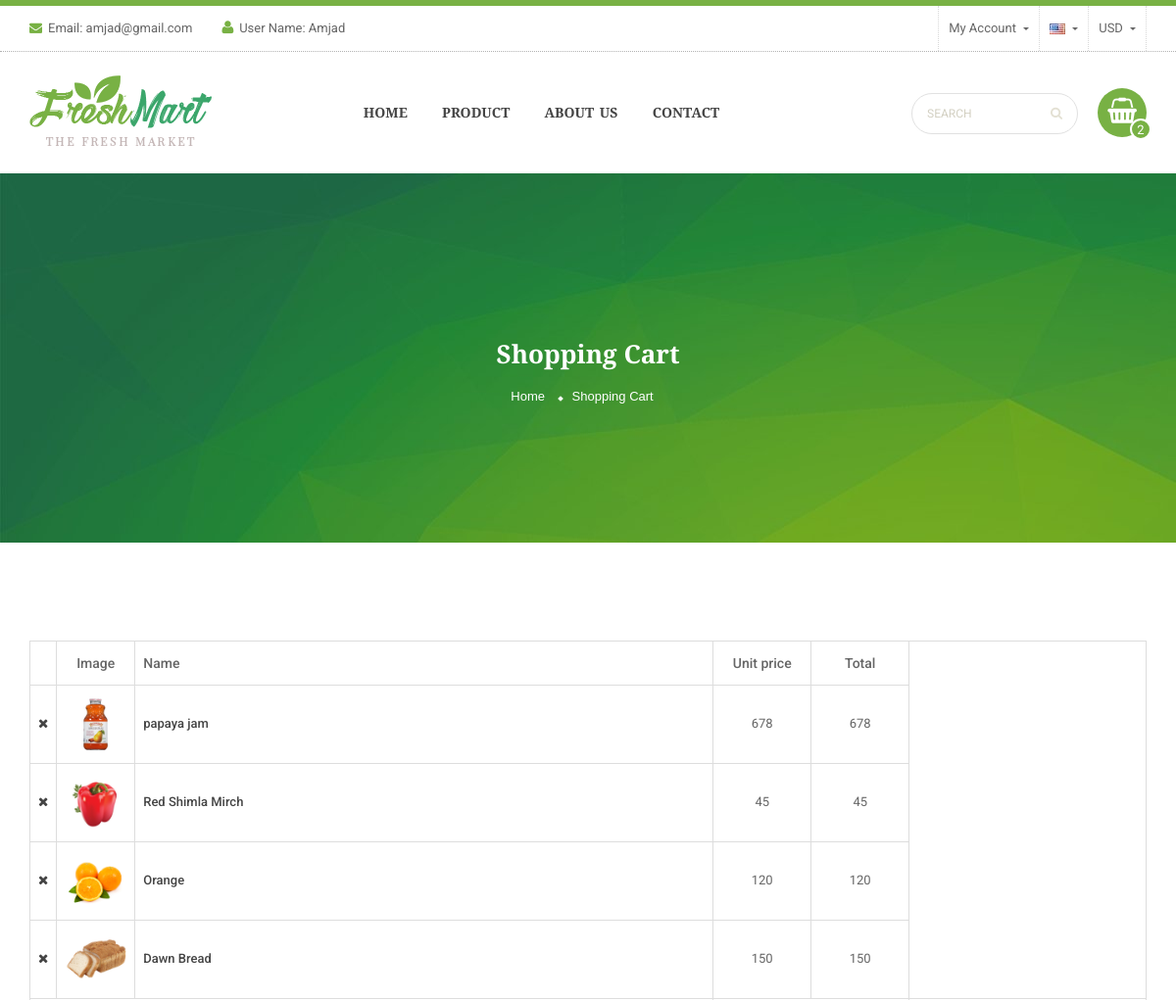
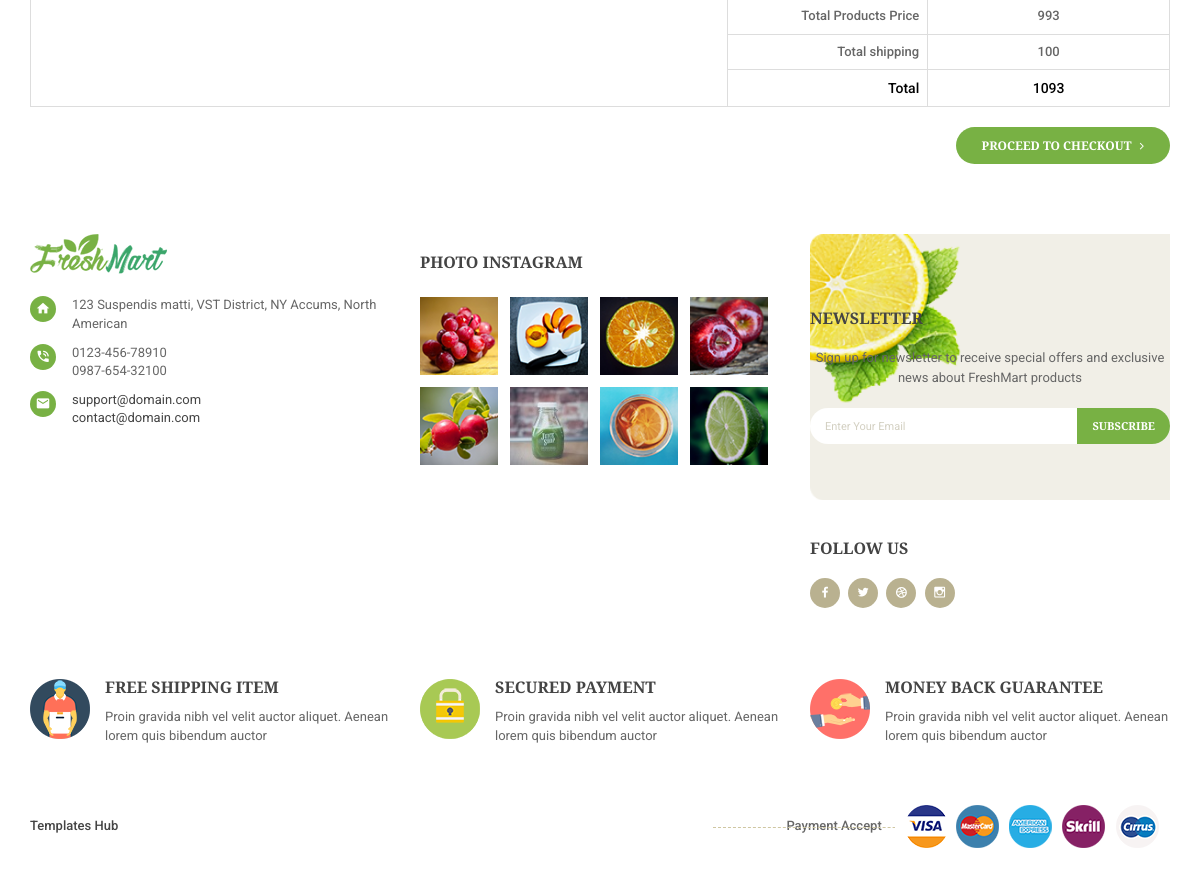
/productcart.php (signed in), run on the app's committed database (2 pictures, top to bottom).
### tables this page shows
CREATE TABLE `cart` (
  `cart_id` int(11) NOT NULL,
  `PImage` varchar(250) NOT NULL,
  `PName` varchar(100) NOT NULL,
  `Unitprice` int(11) NOT NULL,
  `Qty` int(11) NOT NULL,
  `TotalPrice` int(11) NOT NULL
);

### productcart.php (the view, shortened to what this page needs)
<?php
include_once('database/connection.php');
?>
<!DOCTYPE html>
<html lang="zxx">
<head>
	<link rel="stylesheet" href="libs/bootstrap/css/bootstrap.css">
	<link rel="stylesheet" href="libs/font-awesome/css/font-awesome.min.css">
	<link rel="stylesheet" href="libs/font-material/css/material-design-iconic-font.min.css">
	<link rel="stylesheet" href="libs/nivo-slider/css/nivo-slider.css">
	<link rel="stylesheet" href="libs/nivo-slider/css/animate.css">
	<link rel="stylesheet" href="libs/nivo-slider/css/style.css">
	<link rel="stylesheet" href="libs/owl.carousel/assets/owl.carousel.min.css">
	<link rel="stylesheet" href="libs/slider-range/css/jslider.css">
	<link rel="stylesheet" href="css/style.css">
	<link rel="stylesheet" href="css/reponsive.css">
</head>
<body class="home home-2">
	<div id="all">
		<?php include('header.php') ?>
		<div id="content" class="site-content">
			<div id="breadcrumb">
				<div class="container">
					<h2 class="title">Shopping Cart</h2>
					<ul class="breadcrumb">
						<li><a href="#" title="Home">Home</a></li>
						<li><span>Shopping Cart</span></li>
					</ul>
				</div>
			</div>
			<div class="container">
				<div class="page-cart">
					<div class="table-responsive">
						<table class="cart-summary table table-bordered">
							<thead>
								<tr>
									<th class="width-20">&nbsp;</th>
									<th class="width-80 text-center">Image</th>
									<th>Name</th>
									<th class="width-100 text-center">Unit price</th>
									<th class="width-100 text-center">Total</th>
								</tr>
							</thead>
							<tbody>
								 <?php
								 if (isset($_SESSION['uemail']) != "") {
									$query_cart = "SELECT * FROM `cart`";
									$res_cart = mysqli_query($con, $query_cart);
									while ($row_cart = mysqli_fetch_assoc($res_cart)) {
								?>
										<tr>
											<td class="product-remove">
												<a title="Remove this item" class="remove" href="#">
													<i class="fa fa-times"></i>
												</a>
											</td>
											<td>
												<a href="product-detail-left-sidebar.html">
													<img width="80" alt="Product Image" class="img-responsive" src="Images/Products/<?php echo $row_cart['PImage'] ?>">
												</a>
											</td>
											<td>
												<a href="product-detail-left-sidebar.html" class="product-name"><?php echo $row_cart['PName'] ?></a>
											</td>
											<td class="text-center">
												<?php echo $row_cart['Unitprice'] ?>
											</td>
											<td class="text-center">
												<?php echo $row_cart['TotalPrice']?>
											</td>
										</tr>
									<?php
								}
									?>
								<?php
								} else {
									echo "<script> alert('Please Login for Add to Cart....')</script>";
									echo "<script> window.location.assign('login.php')</script>";
								}
								?>
							</tbody>
							<tfoot>
								<tr class="cart-total">
									<td rowspan="3" colspan="3"></td>
									<td colspan="2" class="text-right">Total Products Price</td>
									<?php
									$query = "SELECT sum(TotalPrice) FROM `cart`";
									$res = mysqli_query($con, $query);
									$row = mysqli_fetch_assoc($res);
									?>
									<td colspan="1" class="text-center"><?php echo $row['sum(TotalPrice)'] ?></td>
								</tr>
								<tr class="cart-total">
									<td colspan="2" class="text-right">Total shipping</td>
									<td colspan="1" class="text-center">100</td>
								</tr>
								<tr class="cart-total">
									<td colspan="2" class="total text-right">Total</td>
									<td colspan="1" class="total text-center"><?php echo $row['sum(TotalPrice)'] + 100; ?></td>
								</tr>
							</tfoot>
						</table>
					</div>
					<div class="checkout-btn">
						<a href="product-checkout.html" class="btn btn-primary pull-right" title="Proceed to checkout">
							<span>Proceed to checkout</span>
							<i class="fa fa-angle-right ml-xs"></i>
						</a>
					</div>
				</div>
			</div>
		</div>
		<footer id="footer">
			<div class="footer">
				<div class="footer-top">
					<div class="container">
						<div class="row">
							<div class="col-lg-4 col-md-4 col-sm-4 col-xs-12">
								<div class="block text">
									<div class="block-content">
										<a href="index.html" class="logo-footer">
											<img src="img/logo-2.png" alt="Logo">
										</a>
										<div class="contact">
											<div class="item d-flex">
												<div class="item-left">
													<i class="zmdi zmdi-home"></i>
												</div>
												<div class="item-right">
													<span>123 Suspendis matti, VST District, NY Accums, North American</span>
												</div>
											</div>
											<div class="item d-flex">
												<div class="item-left">
													<i class="zmdi zmdi-phone-in-talk"></i>
												</div>
												<div class="item-right">
													<span>0123-456-78910<br>0987-654-32100</span>
												</div>
											</div>
											<div class="item d-flex">
												<div class="item-left">
													<i class="zmdi zmdi-email"></i>
												</div>
												<div class="item-right">
													<span><a href="mailto:support@domain.com">support@domain.com</a><br><a href="mailto:contact@domain.com">contact@domain.com</a></span>
												</div>
											</div>
										</div>
									</div>
								</div>
							</div>
							<div class="col-lg-4 col-md-4 col-sm-4 col-xs-12">
								<div class="block instagram">
									<h2 class="block-title">Photo Instagram</h2>
									<div class="block-content">
										<div class="row margin-0">
											<div class="col-xs-3 col-sm-3 col-md-3 col-lg-3 padding-0">
												<a href="#">
													<img src="img/instagram-1.png" alt="Instagram Image">
												</a>
											</div>
											<div class="col-xs-3 col-sm-3 col-md-3 col-lg-3 padding-0">
												<a href="#">
													<img src="img/instagram-2.png" alt="Instagram Image">
												</a>
											</div>
											<div class="col-xs-3 col-sm-3 col-md-3 col-lg-3 padding-0">
												<a href="#">
													<img src="img/instagram-3.png" alt="Instagram Image">
												</a>
											</div>
											<div class="col-xs-3 col-sm-3 col-md-3 col-lg-3 padding-0">
												<a href="#">
													<img src="img/instagram-4.png" alt="Instagram Image">
												</a>
											</div>
											<div class="col-xs-3 col-sm-3 col-md-3 col-lg-3 padding-0">
												<a href="#">
													<img src="img/instagram-5.png" alt="Instagram Image">
												</a>
											</div>
											<div class="col-xs-3 col-sm-3 col-md-3 col-lg-3 padding-0">
												<a href="#">
													<img src="img/instagram-6.png" alt="Instagram Image">
												</a>
											</div>
											<div class="col-xs-3 col-sm-3 col-md-3 col-lg-3 padding-0">
												<a href="#">
													<img src="img/instagram-7.png" alt="Instagram Image">
												</a>
											</div>
											<div class="col-xs-3 col-sm-3 col-md-3 col-lg-3 padding-0">
												<a href="#">
													<img src="img/instagram-8.png" alt="Instagram Image">
												</a>
											</div>
										</div>
									</div>
								</div>
							</div>
							<div class="col-lg-4 col-md-4 col-sm-4 col-xs-12">
								<div class="block newsletter">
									<h2 class="block-title">Newsletter</h2>
									<div class="block-content">
										<p class="description">Sign up for newsletter to receive special offers and exclusive news about FreshMart products</p>
										<form action="#" method="post">
											<input type="text" placeholder="Enter Your Email">
											<button type="submit" class="btn btn-primary">Subscribe</button>
										</form>
									</div>
								</div>
								<div class="block social">
									<h2 class="block-title">Follow Us</h2>
									<div class="block-content">
										<ul>
											<li><a href="#"><i class="zmdi zmdi-facebook"></i></a></li>
											<li><a href="#"><i class="zmdi zmdi-twitter"></i></a></li>
											<li><a href="#"><i class="zmdi zmdi-dribbble"></i></a></li>
											<li><a href="#"><i class="zmdi zmdi-instagram"></i></a></li>
										</ul>
									</div>
								</div>
							</div>
						</div>
					</div>
				</div>
				<div class="footer-bottom">
					<div class="payment-intro">
						<div class="container">
							<div class="row">
								<div class="col-lg-4 col-md-4 col-sm-12 col-xs-12">
									<div class="item d-flex">
										<div class="item-left">
											<img src="img/home1-payment-1.png" alt="Payment Intro">
										</div>
										<div class="item-right">
											<h3 class="title">Free Shipping item</h3>
											<div class="content">Proin gravida nibh vel velit auctor aliquet. Aenean lorem quis bibendum auctor</div>
										</div>
									</div>
								</div>
								<div class="col-lg-4 col-md-4 col-sm-12 col-xs-12">
									<div class="item d-flex">
										<div class="item-left">
											<img src="img/home1-payment-2.png" alt="Payment Intro">
										</div>
										<div class="item-right">
											<h3 class="title">Secured Payment</h3>
											<div class="content">Proin gravida nibh vel velit auctor aliquet. Aenean lorem quis bibendum auctor</div>
										</div>
									</div>
								</div>
								<div class="col-lg-4 col-md-4 col-sm-12 col-xs-12">
									<div class="item d-flex">
										<div class="item-left">
											<img src="img/home1-payment-3.png" alt="Payment Intro">
										</div>
										<div class="item-right">
											<h3 class="title">Money Back Guarantee</h3>
											<div class="content">Proin gravida nibh vel velit auctor aliquet. Aenean lorem quis bibendum auctor</div>
										</div>
									</div>
								</div>
							</div>
						</div>
					</div>
				</div>
			</div>
			<div class="footer-copyright">
				<div class="container">
					<div class="row">
						<div class="col-lg-7 col-md-7 col-sm-7 col-xs-12">
							<div class="copyright"><a target="_blank" href="https://www.templateshub.net">Templates Hub</a></div>
						</div>
						<div class="col-lg-5 col-md-5 col-sm-5 col-xs-12 align-right">
							<div class="payment">
								<span>Payment Accept</span>
								<img src="img/payment.png" alt="Payment">
							</div>
						</div>
					</div>
				</div>
			</div>
		</footer>
	</div>
</body>
</html>

### data on the page
cart: PImage (picture), PName "papaya jam", Unitprice "678", TotalPrice "678"
cart: PImage (picture), PName "Red Shimla Mirch", Unitprice "45", TotalPrice "45"
cart: PImage (picture), PName "Orange", Unitprice "120", TotalPrice "120"
cart: PImage (picture), PName "Dawn Bread", Unitprice "150", TotalPrice "150"

### other printed values
$_SESSION['uemail'] "amjad@gmail.com"
$_SESSION['uname'] "Amjad"
$row['sum(TotalPrice)'] "993"
$row['sum(TotalPrice)'] + 100 "1093"
